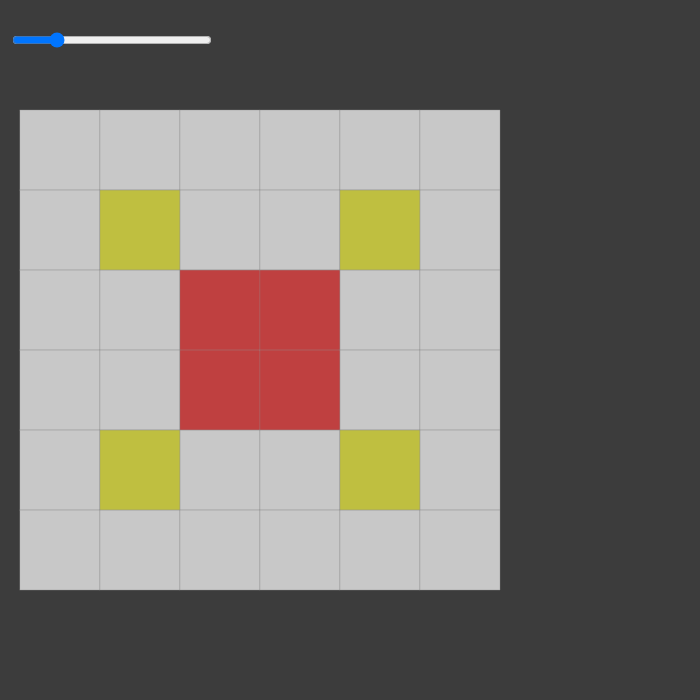
Frame 1 (no input)
Frame 60 (no input): identical to frame 1, image omitted
Frame 120 (the mouse pressed at the canvas centre since frame 60): identical to frame 1, image omitted

The p5.js sketch that drew this single still picture (run headless with seeded random() and noise() and a simulated clock; from frame 60 on, the mouse is pressed at the canvas centre):

// p5.js sketch
// ── sketch.js
//https://www.reddit.com/r/processing/

let s = 480;
let width = 700
let depth = 6;
let slider1;

function setup() {
  createCanvas(700, 700);

  slider1 = createSlider(1, depth, 2, 1);
	slider1.position(10, 30);
	slider1.style('width', '200px');
}

function draw() {
  background(60);
  translate(20,(width-s)/2);
  level = 3*pow(2,slider1.value()-1);
  drawFigure1(level);
}

function drawFigure1(y) {
  strokeWeight(0.2);
  stroke(150);
  fill(200);
  power = pow(2,slider1.value()-1)
  x = (s / y);
  for (var i = 0; i < y; i++) {
    for (var j = 0; j < y; j++) {
      rect(x*i,x*j,x,x);
    }
  }

  //colored squares
  for (var i = slider1.value()-1; i >= 0; i--) {
    
    push();
    colorMode(HSL);
    fill(360/depth*i,50,50,100);
    power1 = pow(2,i); 
    x1 = (s / (3*(pow(2,i))));
    translate(x1,x1);
    for (var j = 0; j < 3*(power1); j++) {
      for (var k = 0; k < 3*(power1); k++) {
        if (j % 3 == 0 && k % 3 == 0) {
          rect(x1*j, x1*k,x1,x1);
        }
      }
    }
    pop();

    //hide obsolete squares
    if (i - 2 > 0) {
      push();
      fill(200);
      power2 = pow(2,i-3); 
      x1 = (s / (3*pow(2,i-3)));
      translate(x1,x1);
      for (var j = 0; j < 3*(power2); j++) {
        for (var k = 0; k < 3*(power2); k++) {
          if (j % 3 == 0 && k % 3 == 0) {
            rect(x1*(j-0.25), x1*k,1.5*x1,x1);
            rect(x1*j, x1*(k-0.25),x1,1.5*x1);
          }
        }
      }
      pop();
    }
  }
  
  //grid
  strokeWeight(0.2);
  stroke(150);
  fill(0,0,0,0);
  power = pow(2,slider1.value()-1)
  x = (s / y);
  for (var i = 0; i < y; i++) {
    for (var j = 0; j < y; j++) {
      rect(x*i,x*j,x,x);
    }
  }
}
